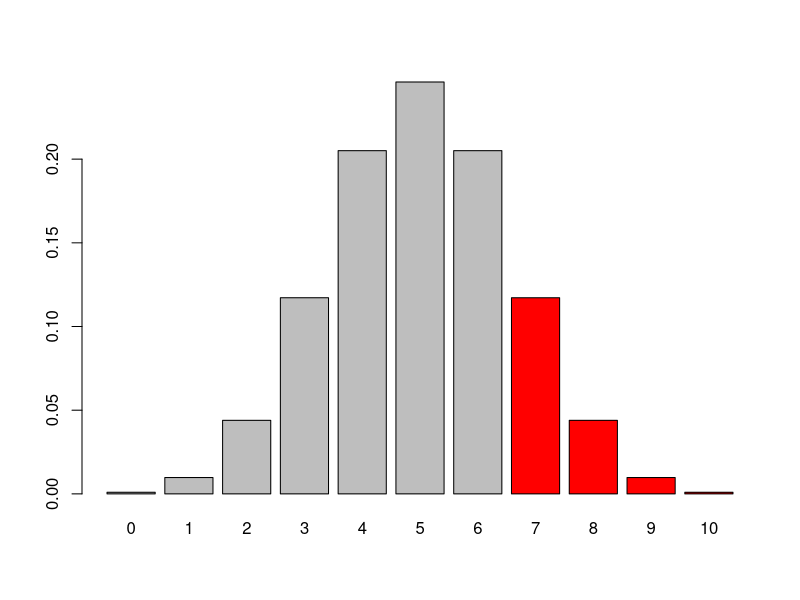
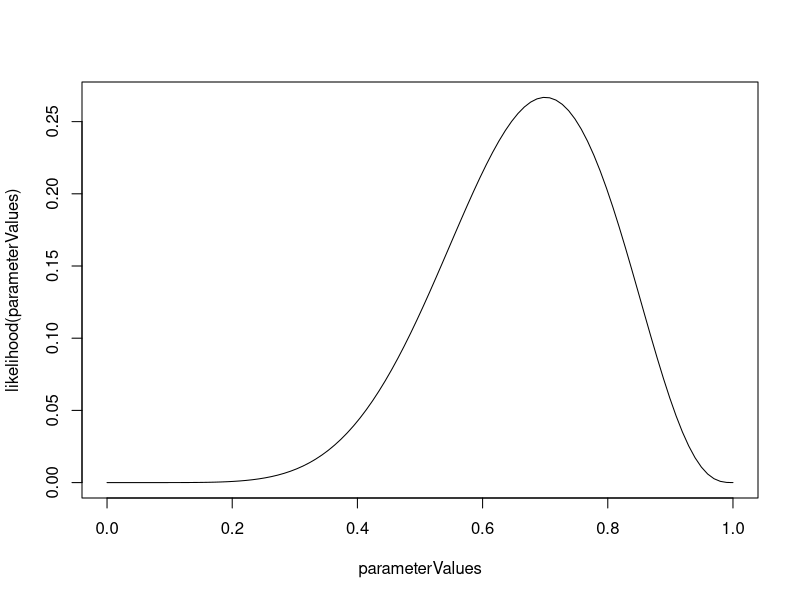
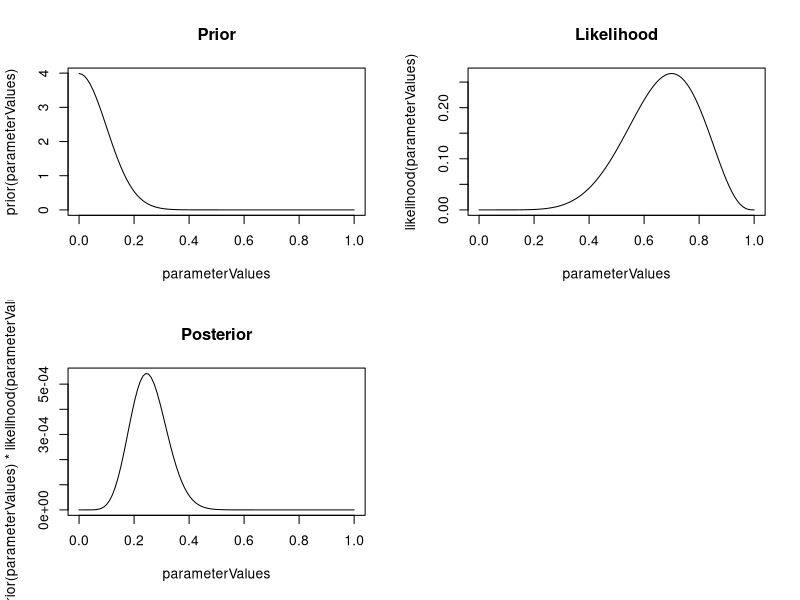

Reproduce these figures in R, in order.
# By Florian Hartig. An extended commented version of this code as well as possible updates are available at http://florianhartig.github.io/LearningBayes/. Reuse permitted under Creative Commons Attribution-NonCommercial-ShareAlike 4.0 International License


# Assume we flipped a coin 10 times, and want to find out if
# it is biased - what can we learn about the probability to
# obtain heads with this coin?

trials = 10
success = 7

# For all three statistical methods, we use the same statistical model
# which is the binomial model. The probability density is available in R
# throught he function dbinom - dbinom(6,10,0.9) gives you the probability
# density of obtaining 6/10 heads when the true probability of heads is 0.9
dbinom(6,10, 0.5)

# We will now use this model to calculate the three classical inferential
# outputps of statistics - tests, MLE and Bayes

########### NHST #####################

# assume the coin is random (0.5), p-value is p >= observed
barplot(dbinom(0:10,10, 0.5), names.arg = 0:10, col = c(rep("grey", 7), rep("red", 4)))

# have to do 6 because R's diosyncrasies with lower.tail
pbinom(6,10,0.5, lower.tail = F)

binom.test(7,10,alternative = "greater")

############ MLE ######################

likelihood = function(x) dbinom(7,10, x)
parameterValues = seq(0,1,length.out = 100)

# assume data is fixed, true probability unknown
plot(parameterValues, likelihood(parameterValues), type = "l")

############# Bayes ##################

# posterior

prior = function(x) dnorm(x, mean = 0, sd = 0.1)

par(mfrow = c(2,2))

plot(parameterValues, prior(parameterValues), type = "l", main = "Prior")

plot(parameterValues, likelihood(parameterValues), type = "l", main = "Likelihood")


plot(parameterValues, prior(parameterValues) * likelihood(parameterValues), type = "l", main = "Posterior")
